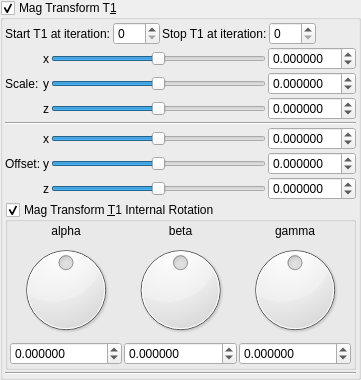
    <widget class="MyGroupBox" name="groupCheck_transf_benesi_T1_enabled">
     <property name="toolTip">
      <string/>
     </property>
     <property name="title">
      <string>Mag Transform T&amp;1</string>
     </property>
     <property name="checkable">
      <bool>true</bool>
     </property>
     <layout class="QVBoxLayout" name="verticalLayout_29" stretch="0,0,0">
      <property name="spacing">
       <number>2</number>
      </property>
      <property name="leftMargin">
       <number>2</number>
      </property>
      <property name="topMargin">
       <number>2</number>
      </property>
      <property name="rightMargin">
       <number>2</number>
      </property>
      <property name="bottomMargin">
       <number>2</number>
      </property>
      <item>
       <layout class="QGridLayout" name="gridLayout_62">
        <property name="spacing">
         <number>2</number>
        </property>
        <item row="1" column="5">
         <spacer name="horizontalSpacer_35">
          <property name="orientation">
           <enum>Qt::Horizontal</enum>
          </property>
          <property name="sizeHint" stdset="0">
           <size>
            <width>40</width>
            <height>20</height>
           </size>
          </property>
         </spacer>
        </item>
        <item row="1" column="2">
         <widget class="QLabel" name="label_247">
          <property name="text">
           <string>Stop T1 at iteration:</string>
          </property>
         </widget>
        </item>
        <item row="1" column="3">
         <widget class="MySpinBox" name="spinboxInt_transf_stop_iterations">
          <property name="sizePolicy">
           <sizepolicy hsizetype="Minimum" vsizetype="Maximum">
            <horstretch>0</horstretch>
            <verstretch>0</verstretch>
           </sizepolicy>
          </property>
          <property name="maximum">
           <number>250</number>
          </property>
         </widget>
        </item>
        <item row="1" column="1">
         <widget class="MySpinBox" name="spinboxInt_transf_start_iterations">
          <property name="sizePolicy">
           <sizepolicy hsizetype="Minimum" vsizetype="Maximum">
            <horstretch>0</horstretch>
            <verstretch>0</verstretch>
           </sizepolicy>
          </property>
          <property name="maximum">
           <number>250</number>
          </property>
         </widget>
        </item>
        <item row="1" column="0">
         <widget class="QLabel" name="label_246">
          <property name="text">
           <string>Start T1 at iteration:</string>
          </property>
         </widget>
        </item>
       </layout>
      </item>
      <item>
       <layout class="QGridLayout" name="gridLayout_63">
        <property name="spacing">
         <number>2</number>
        </property>
        <item row="5" column="3">
         <widget class="MyDoubleSpinBox" name="spinbox3_transf_offset_200_y">
          <property name="sizePolicy">
           <sizepolicy hsizetype="Minimum" vsizetype="Maximum">
            <horstretch>0</horstretch>
            <verstretch>0</verstretch>
           </sizepolicy>
          </property>
          <property name="prefix">
           <string/>
          </property>
          <property name="suffix">
           <string/>
          </property>
          <property name="decimals">
           <number>6</number>
          </property>
          <property name="minimum">
           <double>-99.989999999999995</double>
          </property>
          <property name="maximum">
           <double>99.989999999999995</double>
          </property>
          <property name="singleStep">
           <double>0.100000000000000</double>
          </property>
         </widget>
        </item>
        <item row="4" column="3">
         <widget class="MyDoubleSpinBox" name="spinbox3_transf_offset_200_x">
          <property name="sizePolicy">
           <sizepolicy hsizetype="Minimum" vsizetype="Maximum">
            <horstretch>0</horstretch>
            <verstretch>0</verstretch>
           </sizepolicy>
          </property>
          <property name="prefix">
           <string/>
          </property>
          <property name="suffix">
           <string/>
          </property>
          <property name="decimals">
           <number>6</number>
          </property>
          <property name="minimum">
           <double>-99.989999999999995</double>
          </property>
          <property name="maximum">
           <double>99.989999999999995</double>
          </property>
          <property name="singleStep">
           <double>0.100000000000000</double>
          </property>
         </widget>
        </item>
        <item row="5" column="2">
         <widget class="QSlider" name="slider3_transf_offset_200_y">
          <property name="sizePolicy">
           <sizepolicy hsizetype="Expanding" vsizetype="Maximum">
            <horstretch>0</horstretch>
            <verstretch>0</verstretch>
           </sizepolicy>
          </property>
          <property name="minimum">
           <number>-5000000</number>
          </property>
          <property name="maximum">
           <number>5000000</number>
          </property>
          <property name="singleStep">
           <number>1</number>
          </property>
          <property name="orientation">
           <enum>Qt::Horizontal</enum>
          </property>
         </widget>
        </item>
        <item row="6" column="3">
         <widget class="MyDoubleSpinBox" name="spinbox3_transf_offset_200_z">
          <property name="sizePolicy">
           <sizepolicy hsizetype="Minimum" vsizetype="Maximum">
            <horstretch>0</horstretch>
            <verstretch>0</verstretch>
           </sizepolicy>
          </property>
          <property name="prefix">
           <string/>
          </property>
          <property name="suffix">
           <string/>
          </property>
          <property name="decimals">
           <number>6</number>
          </property>
          <property name="minimum">
           <double>-99.989999999999995</double>
          </property>
          <property name="maximum">
           <double>99.989999999999995</double>
          </property>
          <property name="singleStep">
           <double>0.100000000000000</double>
          </property>
         </widget>
        </item>
        <item row="2" column="3">
         <widget class="MyDoubleSpinBox" name="spinbox3_transf_scale3D_222_z">
          <property name="sizePolicy">
           <sizepolicy hsizetype="Minimum" vsizetype="Maximum">
            <horstretch>0</horstretch>
            <verstretch>0</verstretch>
           </sizepolicy>
          </property>
          <property name="prefix">
           <string/>
          </property>
          <property name="suffix">
           <string/>
          </property>
          <property name="decimals">
           <number>6</number>
          </property>
          <property name="minimum">
           <double>-99.989999999999995</double>
          </property>
          <property name="maximum">
           <double>99.989999999999995</double>
          </property>
          <property name="singleStep">
           <double>0.100000000000000</double>
          </property>
         </widget>
        </item>
        <item row="2" column="2">
         <widget class="QSlider" name="slider3_transf_scale3D_222_z">
          <property name="sizePolicy">
           <sizepolicy hsizetype="Expanding" vsizetype="Maximum">
            <horstretch>0</horstretch>
            <verstretch>0</verstretch>
           </sizepolicy>
          </property>
          <property name="minimum">
           <number>-5000000</number>
          </property>
          <property name="maximum">
           <number>5000000</number>
          </property>
          <property name="singleStep">
           <number>1</number>
          </property>
          <property name="orientation">
           <enum>Qt::Horizontal</enum>
          </property>
         </widget>
        </item>
        <item row="4" column="2">
         <widget class="QSlider" name="slider3_transf_offset_200_x">
          <property name="sizePolicy">
           <sizepolicy hsizetype="Preferred" vsizetype="Preferred">
            <horstretch>0</horstretch>
            <verstretch>0</verstretch>
           </sizepolicy>
          </property>
          <property name="minimum">
           <number>-5000000</number>
          </property>
          <property name="maximum">
           <number>5000000</number>
          </property>
          <property name="singleStep">
           <number>1</number>
          </property>
          <property name="orientation">
           <enum>Qt::Horizontal</enum>
          </property>
         </widget>
        </item>
        <item row="6" column="2">
         <widget class="QSlider" name="slider3_transf_offset_200_z">
          <property name="sizePolicy">
           <sizepolicy hsizetype="Expanding" vsizetype="Maximum">
            <horstretch>0</horstretch>
            <verstretch>0</verstretch>
           </sizepolicy>
          </property>
          <property name="minimum">
           <number>-5000000</number>
          </property>
          <property name="maximum">
           <number>5000000</number>
          </property>
          <property name="singleStep">
           <number>1</number>
          </property>
          <property name="orientation">
           <enum>Qt::Horizontal</enum>
          </property>
         </widget>
        </item>
        <item row="5" column="0">
         <widget class="QLabel" name="label_259">
          <property name="text">
           <string>Offset:</string>
          </property>
         </widget>
        </item>
        <item row="4" column="1">
         <widget class="QLabel" name="label_118">
          <property name="sizePolicy">
           <sizepolicy hsizetype="Preferred" vsizetype="Preferred">
            <horstretch>0</horstretch>
            <verstretch>0</verstretch>
           </sizepolicy>
          </property>
          <property name="text">
           <string notr="true">x</string>
          </property>
          <property name="alignment">
           <set>Qt::AlignRight|Qt::AlignTrailing|Qt::AlignVCenter</set>
          </property>
         </widget>
        </item>
        <item row="5" column="1">
         <widget class="QLabel" name="label_119">
          <property name="sizePolicy">
           <sizepolicy hsizetype="Preferred" vsizetype="Preferred">
            <horstretch>0</horstretch>
            <verstretch>0</verstretch>
           </sizepolicy>
          </property>
          <property name="text">
           <string notr="true">y</string>
          </property>
          <property name="alignment">
           <set>Qt::AlignRight|Qt::AlignTrailing|Qt::AlignVCenter</set>
          </property>
         </widget>
        </item>
        <item row="6" column="1">
         <widget class="QLabel" name="label_125">
          <property name="sizePolicy">
           <sizepolicy hsizetype="Preferred" vsizetype="Preferred">
            <horstretch>0</horstretch>
            <verstretch>0</verstretch>
           </sizepolicy>
          </property>
          <property name="text">
           <string notr="true">z</string>
          </property>
          <property name="alignment">
           <set>Qt::AlignRight|Qt::AlignTrailing|Qt::AlignVCenter</set>
          </property>
         </widget>
        </item>
        <item row="1" column="0">
         <widget class="QLabel" name="label_258">
          <property name="text">
           <string>Scale:</string>
          </property>
         </widget>
        </item>
        <item row="0" column="1">
         <widget class="QLabel" name="label_126">
          <property name="sizePolicy">
           <sizepolicy hsizetype="Preferred" vsizetype="Preferred">
            <horstretch>0</horstretch>
            <verstretch>0</verstretch>
           </sizepolicy>
          </property>
          <property name="text">
           <string notr="true">x</string>
          </property>
          <property name="alignment">
           <set>Qt::AlignRight|Qt::AlignTrailing|Qt::AlignVCenter</set>
          </property>
         </widget>
        </item>
        <item row="1" column="1">
         <widget class="QLabel" name="label_127">
          <property name="sizePolicy">
           <sizepolicy hsizetype="Preferred" vsizetype="Preferred">
            <horstretch>0</horstretch>
            <verstretch>0</verstretch>
           </sizepolicy>
          </property>
          <property name="text">
           <string notr="true">y</string>
          </property>
          <property name="alignment">
           <set>Qt::AlignRight|Qt::AlignTrailing|Qt::AlignVCenter</set>
          </property>
         </widget>
        </item>
        <item row="2" column="1">
         <widget class="QLabel" name="label_128">
          <property name="sizePolicy">
           <sizepolicy hsizetype="Preferred" vsizetype="Preferred">
            <horstretch>0</horstretch>
            <verstretch>0</verstretch>
           </sizepolicy>
          </property>
          <property name="text">
           <string notr="true">z</string>
          </property>
          <property name="alignment">
           <set>Qt::AlignRight|Qt::AlignTrailing|Qt::AlignVCenter</set>
          </property>
         </widget>
        </item>
        <item row="7" column="0" colspan="4">
         <layout class="QGridLayout" name="gridLayout_2">
          <item row="0" column="0">
           <widget class="MyGroupBox" name="groupCheck_transf_rotation_enabled">
            <property name="title">
             <string>Mag Transform &amp;T1 Internal Rotation</string>
            </property>
            <property name="checkable">
             <bool>true</bool>
            </property>
            <layout class="QVBoxLayout" name="verticalLayout_8" stretch="0">
             <property name="spacing">
              <number>2</number>
             </property>
             <property name="leftMargin">
              <number>2</number>
             </property>
             <property name="topMargin">
              <number>2</number>
             </property>
             <property name="rightMargin">
              <number>2</number>
             </property>
             <property name="bottomMargin">
              <number>2</number>
             </property>
             <item>
              <layout class="QGridLayout" name="gridLayout_10">
               <property name="spacing">
                <number>2</number>
               </property>
               <item row="1" column="2">
                <widget class="QLabel" name="label_36">
                 <property name="text">
                  <string notr="true">gamma</string>
                 </property>
                 <property name="alignment">
                  <set>Qt::AlignCenter</set>
                 </property>
                </widget>
               </item>
               <item row="1" column="1">
                <widget class="QLabel" name="label_34">
                 <property name="text">
                  <string notr="true">beta</string>
                 </property>
                 <property name="alignment">
                  <set>Qt::AlignCenter</set>
                 </property>
                </widget>
               </item>
               <item row="1" column="0">
                <widget class="QLabel" name="label_35">
                 <property name="text">
                  <string notr="true">alpha</string>
                 </property>
                 <property name="alignment">
                  <set>Qt::AlignCenter</set>
                 </property>
                </widget>
               </item>
               <item row="2" column="1">
                <widget class="QDial" name="dial3_transf_rotation_y">
                 <property name="minimum">
                  <number>-18000</number>
                 </property>
                 <property name="maximum">
                  <number>18000</number>
                 </property>
                 <property name="wrapping">
                  <bool>true</bool>
                 </property>
                </widget>
               </item>
               <item row="2" column="2">
                <widget class="QDial" name="dial3_transf_rotation_z">
                 <property name="minimum">
                  <number>-18000</number>
                 </property>
                 <property name="maximum">
                  <number>18000</number>
                 </property>
                 <property name="wrapping">
                  <bool>true</bool>
                 </property>
                </widget>
               </item>
               <item row="3" column="0">
                <widget class="MyDoubleSpinBox" name="spinboxd3_transf_rotation_x">
                 <property name="sizePolicy">
                  <sizepolicy hsizetype="Minimum" vsizetype="Maximum">
                   <horstretch>0</horstretch>
                   <verstretch>0</verstretch>
                  </sizepolicy>
                 </property>
                 <property name="prefix">
                  <string/>
                 </property>
                 <property name="suffix">
                  <string/>
                 </property>
                 <property name="decimals">
                  <number>6</number>
                 </property>
                 <property name="minimum">
                  <double>-36000.000000000000000</double>
                 </property>
                 <property name="maximum">
                  <double>36000.000000000000000</double>
                 </property>
                 <property name="singleStep">
                  <double>1.000000000000000</double>
                 </property>
                </widget>
               </item>
               <item row="2" column="0">
                <widget class="QDial" name="dial3_transf_rotation_x">
                 <property name="minimum">
                  <number>-18000</number>
                 </property>
                 <property name="maximum">
                  <number>18000</number>
                 </property>
                 <property name="wrapping">
                  <bool>true</bool>
                 </property>
                </widget>
               </item>
               <item row="3" column="2">
                <widget class="MyDoubleSpinBox" name="spinboxd3_transf_rotation_z">
                 <property name="sizePolicy">
                  <sizepolicy hsizetype="Minimum" vsizetype="Maximum">
                   <horstretch>0</horstretch>
                   <verstretch>0</verstretch>
                  </sizepolicy>
                 </property>
                 <property name="prefix">
                  <string/>
                 </property>
                 <property name="suffix">
                  <string/>
                 </property>
                 <property name="decimals">
                  <number>6</number>
                 </property>
                 <property name="minimum">
                  <double>-36000.000000000000000</double>
                 </property>
                 <property name="maximum">
                  <double>36000.000000000000000</double>
                 </property>
                 <property name="singleStep">
                  <double>1.000000000000000</double>
                 </property>
                </widget>
               </item>
               <item row="3" column="1">
                <widget class="MyDoubleSpinBox" name="spinboxd3_transf_rotation_y">
                 <property name="sizePolicy">
                  <sizepolicy hsizetype="Minimum" vsizetype="Maximum">
                   <horstretch>0</horstretch>
                   <verstretch>0</verstretch>
                  </sizepolicy>
                 </property>
                 <property name="prefix">
                  <string/>
                 </property>
                 <property name="suffix">
                  <string/>
                 </property>
                 <property name="decimals">
                  <number>6</number>
                 </property>
                 <property name="minimum">
                  <double>-36000.000000000000000</double>
                 </property>
                 <property name="maximum">
                  <double>36000.000000000000000</double>
                 </property>
                 <property name="singleStep">
                  <double>1.000000000000000</double>
                 </property>
                </widget>
               </item>
              </layout>
             </item>
            </layout>
           </widget>
          </item>
         </layout>
        </item>
        <item row="0" column="2">
         <widget class="QSlider" name="slider3_transf_scale3D_222_x">
          <property name="sizePolicy">
           <sizepolicy hsizetype="Preferred" vsizetype="Preferred">
            <horstretch>0</horstretch>
            <verstretch>0</verstretch>
           </sizepolicy>
          </property>
          <property name="minimum">
           <number>-5000000</number>
          </property>
          <property name="maximum">
           <number>5000000</number>
          </property>
          <property name="singleStep">
           <number>1</number>
          </property>
          <property name="orientation">
           <enum>Qt::Horizontal</enum>
          </property>
         </widget>
        </item>
        <item row="0" column="3">
         <widget class="MyDoubleSpinBox" name="spinbox3_transf_scale3D_222_x">
          <property name="sizePolicy">
           <sizepolicy hsizetype="Minimum" vsizetype="Maximum">
            <horstretch>0</horstretch>
            <verstretch>0</verstretch>
           </sizepolicy>
          </property>
          <property name="prefix">
           <string/>
          </property>
          <property name="suffix">
           <string/>
          </property>
          <property name="decimals">
           <number>6</number>
          </property>
          <property name="minimum">
           <double>-99.989999999999995</double>
          </property>
          <property name="maximum">
           <double>99.989999999999995</double>
          </property>
          <property name="singleStep">
           <double>0.100000000000000</double>
          </property>
         </widget>
        </item>
        <item row="1" column="3">
         <widget class="MyDoubleSpinBox" name="spinbox3_transf_scale3D_222_y">
          <property name="sizePolicy">
           <sizepolicy hsizetype="Minimum" vsizetype="Maximum">
            <horstretch>0</horstretch>
            <verstretch>0</verstretch>
           </sizepolicy>
          </property>
          <property name="prefix">
           <string/>
          </property>
          <property name="suffix">
           <string/>
          </property>
          <property name="decimals">
           <number>6</number>
          </property>
          <property name="minimum">
           <double>-99.989999999999995</double>
          </property>
          <property name="maximum">
           <double>99.989999999999995</double>
          </property>
          <property name="singleStep">
           <double>0.100000000000000</double>
          </property>
         </widget>
        </item>
        <item row="1" column="2">
         <widget class="QSlider" name="slider3_transf_scale3D_222_y">
          <property name="sizePolicy">
           <sizepolicy hsizetype="Expanding" vsizetype="Maximum">
            <horstretch>0</horstretch>
            <verstretch>0</verstretch>
           </sizepolicy>
          </property>
          <property name="minimum">
           <number>-5000000</number>
          </property>
          <property name="maximum">
           <number>5000000</number>
          </property>
          <property name="singleStep">
           <number>1</number>
          </property>
          <property name="orientation">
           <enum>Qt::Horizontal</enum>
          </property>
         </widget>
        </item>
        <item row="3" column="0" colspan="4">
         <widget class="Line" name="line_53">
          <property name="orientation">
           <enum>Qt::Horizontal</enum>
          </property>
         </widget>
        </item>
       </layout>
      </item>
      <item>
       <widget class="Line" name="line_55">
        <property name="orientation">
         <enum>Qt::Horizontal</enum>
        </property>
       </widget>
      </item>
     </layout>
    </widget>
